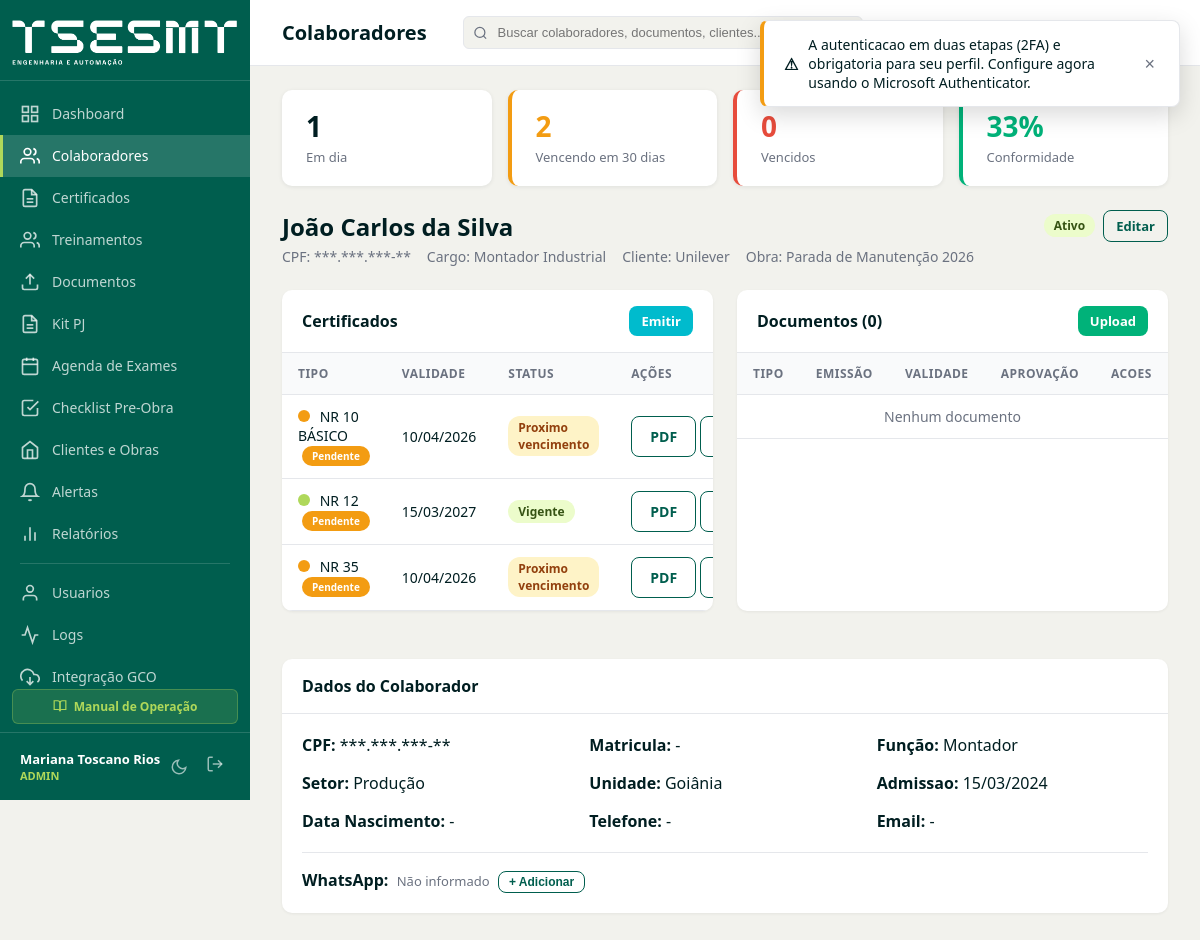
/colaboradores/1 (signed in), run on the app's committed database.
### tables this page shows
CREATE TABLE IF NOT EXISTS colaboradores (
    id INT AUTO_INCREMENT PRIMARY KEY,
    nome_completo VARCHAR(200) NOT NULL,
    cpf_encrypted VARCHAR(255) NULL,
    cpf_hash VARCHAR(64) NULL UNIQUE,
    data_nascimento DATE NULL,
    telefone VARCHAR(20) NULL,
    email VARCHAR(150) NULL,
    matricula VARCHAR(50) NULL,
    cargo VARCHAR(100) NULL,
    funcao VARCHAR(100) NULL,
    setor VARCHAR(100) NULL,
    cliente_id INT NULL,
    obra_id INT NULL,
    data_admissao DATE NULL,
    data_demissao DATE NULL,
    status ENUM('ativo','inativo','afastado') NOT NULL DEFAULT 'ativo',
    unidade VARCHAR(100) NULL,
     
    excluido_em DATETIME NULL,
    criado_em DATETIME NOT NULL DEFAULT CURRENT_TIMESTAMP,
    atualizado_em DATETIME NOT NULL DEFAULT CURRENT_TIMESTAMP ON UPDATE CURRENT_TIMESTAMP,
    FOREIGN KEY (cliente_id) REFERENCES clientes(id) ON DELETE SET NULL,
    FOREIGN KEY (obra_id) REFERENCES obras(id) ON DELETE SET NULL,
    INDEX idx_nome (nome_completo),
    INDEX idx_status (status),
    INDEX idx_cliente (cliente_id),
    INDEX idx_obra (obra_id),
    INDEX idx_cpf_hash (cpf_hash),
    INDEX idx_excluido_em (excluido_em)
);

CREATE TABLE IF NOT EXISTS clientes (
    id INT AUTO_INCREMENT PRIMARY KEY,
    razao_social VARCHAR(200) NOT NULL,
    nome_fantasia VARCHAR(200) NULL,
    cnpj VARCHAR(18) NULL,
    contato_nome VARCHAR(150) NULL,
    contato_email VARCHAR(150) NULL,
    contato_telefone VARCHAR(20) NULL,
    ativo TINYINT(1) NOT NULL DEFAULT 1,
    criado_em DATETIME NOT NULL DEFAULT CURRENT_TIMESTAMP,
    atualizado_em DATETIME NOT NULL DEFAULT CURRENT_TIMESTAMP ON UPDATE CURRENT_TIMESTAMP,
    INDEX idx_cnpj (cnpj),
    INDEX idx_ativo (ativo)
);

CREATE TABLE IF NOT EXISTS obras (
    id INT AUTO_INCREMENT PRIMARY KEY,
    cliente_id INT NOT NULL,
    nome VARCHAR(200) NOT NULL,
    local_obra VARCHAR(200) NULL,
    data_inicio DATE NULL,
    data_fim DATE NULL,
    status ENUM('ativa','concluida','suspensa') NOT NULL DEFAULT 'ativa',
    criado_em DATETIME NOT NULL DEFAULT CURRENT_TIMESTAMP,
    atualizado_em DATETIME NOT NULL DEFAULT CURRENT_TIMESTAMP ON UPDATE CURRENT_TIMESTAMP,
    FOREIGN KEY (cliente_id) REFERENCES clientes(id) ON DELETE RESTRICT,
    INDEX idx_cliente (cliente_id),
    INDEX idx_status (status)
);

CREATE TABLE IF NOT EXISTS certificados (
    id INT AUTO_INCREMENT PRIMARY KEY,
    colaborador_id INT NOT NULL,
    tipo_certificado_id INT NOT NULL,
    data_realizacao DATE NOT NULL,
    data_emissao DATE NOT NULL,
    data_validade DATE NOT NULL,
    status ENUM('vigente','vencido','proximo_vencimento') NOT NULL DEFAULT 'vigente',
    criado_por INT NULL,
    criado_em DATETIME NOT NULL DEFAULT CURRENT_TIMESTAMP,
    atualizado_em DATETIME NOT NULL DEFAULT CURRENT_TIMESTAMP ON UPDATE CURRENT_TIMESTAMP,
     
    ministrante_id INT NULL,
     
    treinamento_id INT NULL,
     
    arquivo_assinado VARCHAR(500) NULL,
    assinado_em DATETIME NULL,
     
    excluido_em DATETIME NULL,
    FOREIGN KEY (colaborador_id) REFERENCES colaboradores(id) ON DELETE CASCADE,
    FOREIGN KEY (tipo_certificado_id) REFERENCES tipos_certificado(id) ON DELETE RESTRICT,
    FOREIGN KEY (criado_por) REFERENCES usuarios(id) ON DELETE SET NULL,
    INDEX idx_colaborador (colaborador_id),
    INDEX idx_tipo (tipo_certificado_id),
    INDEX idx_validade (data_validade),
    INDEX idx_status (status),
    INDEX idx_excluido_em (excluido_em)
);

CREATE TABLE IF NOT EXISTS tipos_certificado (
    id INT AUTO_INCREMENT PRIMARY KEY,
    codigo VARCHAR(50) NOT NULL UNIQUE,
    titulo VARCHAR(500) NOT NULL,
    duracao VARCHAR(20) NOT NULL DEFAULT '8h',
    validade_meses INT NOT NULL DEFAULT 12,
    tem_anuencia TINYINT(1) NOT NULL DEFAULT 0,
    tem_diego TINYINT(1) NOT NULL DEFAULT 0,
    conteudo_no_verso TINYINT(1) NOT NULL DEFAULT 0,
    conteudo_programatico TEXT NULL,
    ativo TINYINT(1) NOT NULL DEFAULT 1,
    criado_em DATETIME NOT NULL DEFAULT CURRENT_TIMESTAMP,
    atualizado_em DATETIME NOT NULL DEFAULT CURRENT_TIMESTAMP ON UPDATE CURRENT_TIMESTAMP,
    INDEX idx_codigo (codigo)
);

### app/Views/colaboradores/show.php (the view, shortened to what the rows shown need)
<?php
function statusSemaforo($status) {
    return match($status) {
        'vigente' => 'verde',
        'proximo_vencimento' => 'amarelo',
        'vencido' => 'vermelho',
        default => 'cinza',
    };
}
?>
<div style="display:grid; grid-template-columns:repeat(4, 1fr); gap:16px; margin-bottom:24px;">
    <div class="stat-card">
        <div class="stat-value"><?= ($docsVigentes + $certsVigentes) ?></div>
        <div class="stat-label">Em dia</div>
    </div>
    <div class="stat-card" style="border-left:4px solid #f39c12;">
        <div class="stat-value" style="color:#f39c12;"><?= ($docsVencendo + $certsVencendo) ?></div>
        <div class="stat-label">Vencendo em 30 dias</div>
    </div>
    <div class="stat-card" style="border-left:4px solid #e74c3c;">
        <div class="stat-value" style="color:#e74c3c;"><?= ($docsVencidos + $certsVencidos) ?></div>
        <div class="stat-label">Vencidos</div>
    </div>
    <div class="stat-card" style="border-left:4px solid #00b279;">
        <div class="stat-value" style="color:#00b279;"><?= round($taxaConformidade) ?>%</div>
        <div class="stat-label">Conformidade</div>
    </div>
</div>
<div style="display:flex; justify-content:space-between; align-items:flex-start; margin-bottom:24px;">
    <div>
        <h2 style="font-size:24px; margin-bottom:4px;"><?= htmlspecialchars($colab['nome_completo']) ?></h2>
        <div style="display:flex; gap:16px; color:var(--c-gray); font-size:14px;">
            <span>CPF: <?= htmlspecialchars($cpfDisplay) ?></span>
            <span>Cargo: <?= htmlspecialchars($colab['cargo'] ?? $colab['funcao'] ?? '-') ?></span>
            <?php if ($colab['cliente_nome']): ?>
            <span>Cliente: <?= htmlspecialchars($colab['cliente_nome']) ?></span>
            <?php endif; ?>
            <?php if ($colab['obra_nome']): ?>
            <span>Obra: <?= htmlspecialchars($colab['obra_nome']) ?></span>
            <?php endif; ?>
        </div>
    </div>
    <div style="display:flex; gap:8px; align-items:center;">
        <span class="badge badge-<?= $colab['status'] ?>"><?= ucfirst($colab['status']) ?></span>
        <?php if (!$isReadOnly): ?>
        <a href="/colaboradores/<?= $colab['id'] ?>/editar" class="btn btn-outline btn-sm">Editar</a>
        <?php endif; ?>
    </div>
</div>
<div style="display:grid; grid-template-columns:1fr 1fr; gap:24px;">
    <div class="table-container">
        <div class="table-header">
            <span class="table-title">Certificados</span>
            <?php if (!$isReadOnly): ?>
            <a href="/certificados/emitir/<?= $colab['id'] ?>" class="btn btn-secondary btn-sm">Emitir</a>
            <?php endif; ?>
        </div>
        <table>
            <thead><tr><th>Tipo</th><th>Validade</th><th>Status</th><th>Ações</th></tr></thead>
            <tbody>
                <?php if (empty($certificados)): ?>
                <tr><td colspan="4" style="text-align:center;color:var(--c-gray);">Nenhum certificado</td></tr>
                <?php else: ?>
                <?php foreach ($certificados as $cert): ?>
                <tr>
                    <td>
                        <span class="semaforo semaforo-<?= statusSemaforo($cert['status']) ?>"></span>
                        <?= htmlspecialchars($cert['codigo']) ?>
                        <?php if (empty($cert['arquivo_assinado'])): ?>
                            <span class="badge" style="background:#f39c12;color:#fff;font-size:10px;margin-left:4px;" title="Aguardando PDF assinado">Pendente</span>
                        <?php else: ?>
                            <span class="badge badge-vigente" style="font-size:10px;margin-left:4px;" title="PDF assinado vinculado">Assinado</span>
                        <?php endif; ?>
                    </td>
                    <td><?= $cert['data_validade'] ? date('d/m/Y', strtotime($cert['data_validade'])) : '-' ?></td>
                    <td><span class="badge badge-<?= $cert['status'] ?>"><?= ucfirst(str_replace('_', ' ', $cert['status'])) ?></span></td>
                    <?php if (!$isReadOnly): ?>
                    <td style="white-space:nowrap;">
                        <a href="/certificados/preview/<?= $cert['id'] ?>" class="btn btn-outline btn-xs" title="Visualizar">PDF</a>
                        <a href="/certificados/<?= $cert['id'] ?>/editar" class="btn btn-outline btn-xs" title="Editar">Editar</a>
                    </td>
                    <?php else: ?>
                    <td></td>
                    <?php endif; ?>
                </tr>
                <?php endforeach; ?>
                <?php endif; ?>
            </tbody>
        </table>
    </div>
    <div class="table-container">
        <div class="table-header">
            <span class="table-title">Documentos (<?= count($documentos) ?>)</span>
            <?php if (!$isReadOnly): ?>
            <a href="/documentos/upload/<?= $colab['id'] ?>" class="btn btn-primary btn-sm">Upload</a>
            <?php endif; ?>
        </div>
        <table>
            <thead><tr><th>Tipo</th><th>Emissão</th><th>Validade</th><th style="text-align:center;">Aprovação</th><th>Acoes</th></tr></thead>
            <tbody>
                <?php if (empty($documentos)): ?>
                <tr><td colspan="5" style="text-align:center;color:var(--c-gray);">Nenhum documento</td></tr>
                <?php endif; ?>
            </tbody>
        </table>
    </div>
</div>
<div class="table-container" style="margin-top:24px;">
    <div class="table-header">
        <span class="table-title">Dados do Colaborador</span>
    </div>
    <div style="padding:20px; display:grid; grid-template-columns:repeat(auto-fit, minmax(200px, 1fr)); gap:16px;">
        <div><strong>CPF:</strong> <?= htmlspecialchars($cpfDisplay) ?></div>
        <div><strong>Matricula:</strong> <?= htmlspecialchars($colab['matricula'] ?? '-') ?></div>
        <div><strong>Função:</strong> <?= htmlspecialchars($colab['funcao'] ?? '-') ?></div>
        <div><strong>Setor:</strong> <?= htmlspecialchars($colab['setor'] ?? '-') ?></div>
        <div><strong>Unidade:</strong> <?= htmlspecialchars($colab['unidade'] ?? '-') ?></div>
        <div><strong>Admissao:</strong> <?= $colab['data_admissao'] ? date('d/m/Y', strtotime($colab['data_admissao'])) : '-' ?></div>
        <div><strong>Data Nascimento:</strong> <?= !empty($colab['data_nascimento']) ? date('d/m/Y', strtotime($colab['data_nascimento'])) : '-' ?></div>
        <div><strong>Telefone:</strong> <?= htmlspecialchars($colab['telefone'] ?? '-') ?></div>
        <div><strong>Email:</strong> <?= htmlspecialchars($colab['email'] ?? '-') ?></div>
        <div style="grid-column:1/-1; border-top:1px solid var(--c-border); padding-top:16px; margin-top:4px;">
        <?php
            $celularWa = !empty($colab['celular']) ? $colab['celular'] : ($colab['celular_manual'] ?? null);
            $origemWa  = !empty($colab['celular']) ? 'gco' : (!empty($colab['celular_manual']) ? 'manual' : null);
            $waNumero  = $celularWa ? preg_replace('/\D/', '', $celularWa) : null;
        ?>
        <strong>WhatsApp:</strong>&nbsp;
        <?php if ($waNumero): ?>
            <a href="https://wa.me/<?= $waNumero ?>" target="_blank"
               style="display:inline-flex; align-items:center; gap:6px; background:#25d366; color:#fff; padding:5px 14px; border-radius:20px; text-decoration:none; font-size:13px; font-weight:600; vertical-align:middle;">
                <svg width="16" height="16" viewBox="0 0 24 24" fill="currentColor"><path d="M17.472 14.382c-.297-.149-1.758-.867-2.03-.967-.273-.099-.471-.148-.67.15-.197.297-.767.966-.94 1.164-.173.199-.347.223-.644.075-.297-.15-1.255-.463-2.39-1.475-.883-.788-1.48-1.761-1.653-2.059-.173-.297-.018-.458.13-.606.134-.133.298-.347.446-.52.149-.174.198-.298.298-.497.099-.198.05-.371-.025-.52-.075-.149-.669-1.612-.916-2.207-.242-.579-.487-.5-.669-.51-.173-.008-.371-.01-.57-.01-.198 0-.52.074-.792.372-.272.297-1.04 1.016-1.04 2.479 0 1.462 1.065 2.875 1.213 3.074.149.198 2.096 3.2 5.077 4.487.709.306 1.262.489 1.694.625.712.227 1.36.195 1.871.118.571-.085 1.758-.719 2.006-1.413.248-.694.248-1.289.173-1.413-.074-.124-.272-.198-.57-.347z"/><path d="M12 0C5.373 0 0 5.373 0 12c0 2.122.555 4.122 1.526 5.857L.057 23.882a.5.5 0 00.611.611l5.963-1.463A11.945 11.945 0 0012 24c6.627 0 12-5.373 12-12S18.627 0 12 0zm0 22c-1.933 0-3.74-.519-5.29-1.424l-.376-.221-3.905.958.977-3.819-.243-.389A9.96 9.96 0 012 12C2 6.477 6.477 2 12 2s10 4.477 10 10-4.477 10-10 10z"/></svg>
                <?= htmlspecialchars($celularWa) ?>
            </a>
            <?php if ($origemWa === 'gco'): ?>
            <span style="font-size:11px; color:#16a34a; margin-left:6px; vertical-align:middle;">via GCO</span>
            <?php elseif ($origemWa === 'manual'): ?>
            <span style="font-size:11px; color:#2563eb; margin-left:6px; vertical-align:middle;">inserido manualmente</span>
            <?php endif; ?>
            <?php if (!$isReadOnly && $origemWa === 'manual'): ?>
            &nbsp;<button type="button" onclick="editarCelular()" class="btn btn-outline btn-sm" style="font-size:11px; padding:2px 8px; vertical-align:middle;">✎ Editar</button>
            <?php endif; ?>
        <?php elseif (!$isReadOnly): ?>
            <span style="color:var(--c-gray); font-size:13px;">Não informado</span>
            &nbsp;<button type="button" onclick="editarCelular()" class="btn btn-outline btn-sm" style="font-size:12px; padding:3px 10px;">+ Adicionar</button>
        <?php else: ?>
            <span style="color:var(--c-gray);">Não informado</span>
        <?php endif; ?>
        </div>
    </div>
</div>

### app/Core/Router.php (shortened to what the rows shown need)
<?php
class Router
{
    private array $routes = [];
    private function addRoute(string $method, string $path, array $handler, array $middleware): void
    {
        $pattern = preg_replace('/\{(\w+)\}/', '(?P<$1>[^/]+)', $path);
        $pattern = '#^' . $pattern . '$#';
        $this->routes[] = [
            'method'     => $method,
            'pattern'    => $pattern,
            'handler'    => $handler,
            'middleware'  => $middleware,
        ];
    }
    public function dispatch(): void
    {
        $method = $_SERVER['REQUEST_METHOD'];
        $uri = parse_url($_SERVER['REQUEST_URI'], PHP_URL_PATH);
        $uri = rtrim($uri, '/') ?: '/';
        foreach ($this->routes as $route) {
            if ($route['method'] !== $method) {
                continue;
            }
            if (preg_match($route['pattern'], $uri, $matches)) {
                $params = array_filter($matches, 'is_string', ARRAY_FILTER_USE_KEY);
                [$controllerName, $action] = $route['handler'];
                $controller = new $controllerClass();
                call_user_func_array([$controller, $action], array_values($params));
                return;
            }
        }
    }
}

### data on the page
colaboradores: nome_completo "João Carlos da Silva", cargo "Montador Industrial", cliente.nome_fantasia "Unilever", obra.nome "Parada de Manutenção 2026", status "Ativo", matricula "-", funcao "Montador", setor "Produção", unidade "Goiânia", data_admissao "15/03/2024", telefone "-", email "-"
certificados: tipo_certificado.codigo "NR 10 BÁSICO", shows "Pendente", data_validade "10/04/2026", status "Proximo vencimento"
certificados: tipo_certificado.codigo "NR 12", shows "Pendente", data_validade "15/03/2027", status "Vigente"
certificados: tipo_certificado.codigo "NR 35", shows "Pendente", data_validade "10/04/2026", status "Proximo vencimento"

### other printed values
$docsVigentes + $certsVigentes "1"
$docsVencendo + $certsVencendo "2"
$docsVencidos + $certsVencidos "0"
$taxaConformidade "33"
count($documentos) "0"
